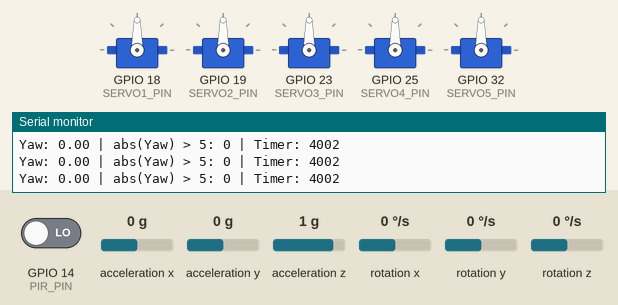
This sketch was run on a simulated ESP32. Parts: 5 × servo, the last lines printed to the serial monitor. Inputs (shaded band) come from the test bench; at power-on: rotation z 0 °/s, GPIO 14 (PIR_PIN) LOW, acceleration x 0 g, acceleration y 0 g, acceleration z 1 g, rotation x 0 °/s, rotation y 0 °/s.

Above: at 5.2 s.
5.3 s: rotation z set to -192 °/s
8.3 s: GPIO 14 (PIR_PIN) driven HIGH
At 8.55 s:
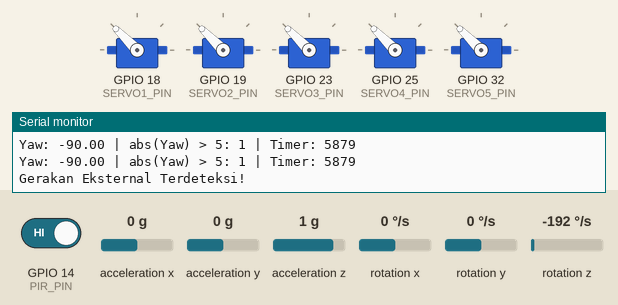
11.3 s: GPIO 14 (PIR_PIN) driven LOW
At 12.3 s:
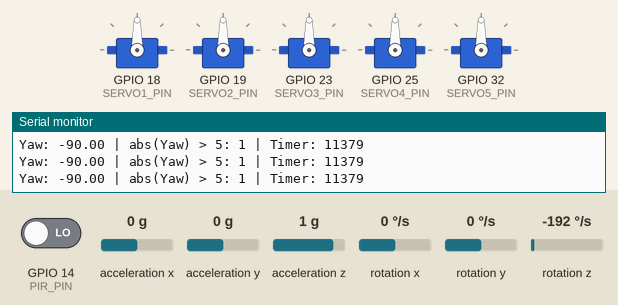
12.8 s: acceleration x set to -1.4 g
At 13.7 s:
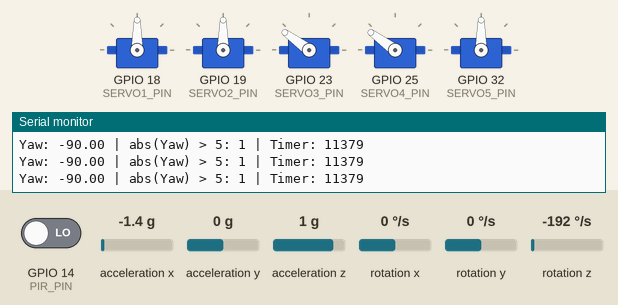
14.3 s: acceleration y set to -1.4 g
At 14.6 s:
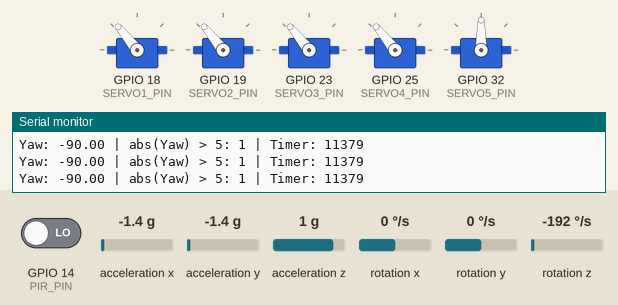
15.8 s: acceleration x set to -0.8 g
At 17.1 s:
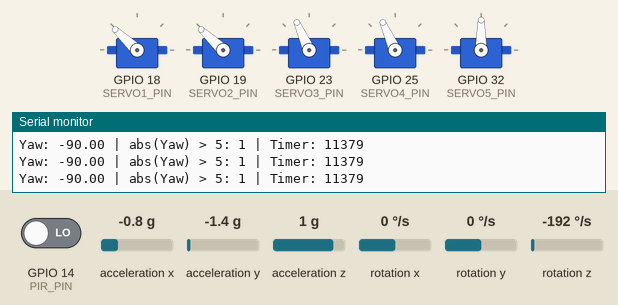
Timing chart, 0 to 18.3 s (numbered marks = the images above; inputs shaded):
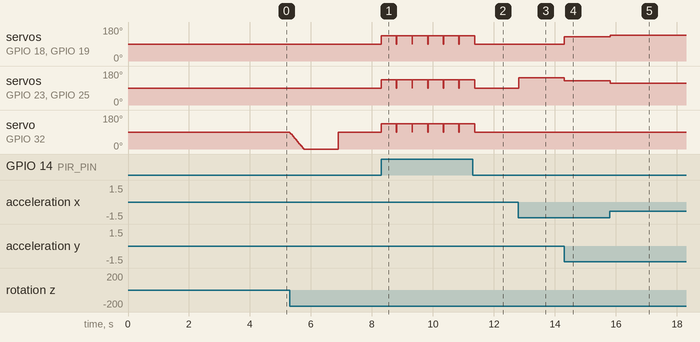

The sketch:

sketch.ino
```cpp
#include <Wire.h>
#include <MPU6050_tockn.h>
#include <ESP32Servo.h>
#include <Arduino.h>

const int MPU_SDA = 21;
const int MPU_SCL = 22;
const int PIR_PIN = 14;

const int SERVO1_PIN = 18;
const int SERVO2_PIN = 19;
const int SERVO3_PIN = 23;
const int SERVO4_PIN = 25;
const int SERVO5_PIN = 32;

MPU6050 mpu6050(Wire);
Servo servo1, servo2, servo3, servo4, servo5;

const int INITIAL_POS = 0;
const int MAX_ANGLE = 90;
const int MIN_ANGLE = -90;

unsigned long yaw_stop_time = 0;
const long YAW_RESET_DELAY = 1000;
const float YAW_CHANGE_THRESHOLD = 0.3;
bool yaw_is_resetting = false;
bool yaw_reset_done = false;
float last_yaw_position = 0;
float previous_yaw = 0;
unsigned long last_movement_time = 0;

void setup() {
  Serial.begin(115200);
  Wire.begin(MPU_SDA, MPU_SCL);

  mpu6050.begin();
  mpu6050.calcGyroOffsets();

  servo1.attach(SERVO1_PIN);
  servo2.attach(SERVO2_PIN);
  servo3.attach(SERVO3_PIN);
  servo4.attach(SERVO4_PIN);
  servo5.attach(SERVO5_PIN);

  servo1.write(INITIAL_POS + 90);
  servo2.write(INITIAL_POS + 90);
  servo3.write(INITIAL_POS + 90);
  servo4.write(INITIAL_POS + 90);
  servo5.write(INITIAL_POS + 90);
  delay(1000);

  pinMode(PIR_PIN, INPUT);
}

void writeServo(Servo& servo, float angle) {

    angle = constrain(angle, MIN_ANGLE, MAX_ANGLE);
    int servo_angle = (int)(angle + 90);
    servo.write(servo_angle);
}

void resetAllServos() {
    writeServo(servo1, INITIAL_POS);
    writeServo(servo2, INITIAL_POS);
    writeServo(servo3, INITIAL_POS);
    writeServo(servo4, INITIAL_POS);
    writeServo(servo5, INITIAL_POS);
}

void loop() {
  mpu6050.update();

  float roll = mpu6050.getAngleX();
  float pitch = mpu6050.getAngleY();
  float yaw = mpu6050.getAngleZ();

  roll = constrain(roll, MIN_ANGLE, MAX_ANGLE);
  pitch = constrain(pitch, MIN_ANGLE, MAX_ANGLE);
  yaw = constrain(yaw, MIN_ANGLE, MAX_ANGLE);
  float yaw_change = abs(yaw - previous_yaw);

  Serial.print("Yaw: "); Serial.print(yaw);
  Serial.print(" | abs(Yaw) > 5: "); Serial.print(abs(yaw) > 5);
  Serial.print(" | Timer: "); Serial.println(yaw_stop_time);

  if (digitalRead(PIR_PIN) == HIGH) {
    Serial.println("Gerakan Eksternal Terdeteksi!");

    int custom_pos = 45;
    writeServo(servo1, custom_pos);
    writeServo(servo2, custom_pos);
    writeServo(servo3, custom_pos);
    writeServo(servo4, custom_pos);
    writeServo(servo5, custom_pos);

    yaw_stop_time = 0;
    yaw_is_resetting = false;
    yaw_reset_done = false;
    last_yaw_position = 0;

    delay(500);
    resetAllServos();
  }

  else {
    float target_roll = -roll;
    writeServo(servo1, target_roll);
    writeServo(servo2, target_roll);

    float target_pitch = pitch;
    writeServo(servo3, target_pitch);
    writeServo(servo4, target_pitch);

    if (yaw_change > YAW_CHANGE_THRESHOLD) {
        writeServo(servo5, yaw);
        last_yaw_position = yaw;
        last_movement_time = millis();
        // Reset semua flag dan timer
        yaw_stop_time = 0;
        yaw_is_resetting = false;
        yaw_reset_done = false;

        Serial.println(">>> YAW: Mengikuti rotasi <<<");
    }
    // Jika yaw berhenti berubah (rotasi berhenti)
    else {
        // Cek apakah baru saja berhenti (dalam 100ms terakhir masih ada gerakan)
        if (last_movement_time > 0 && (millis() - last_movement_time < 100)) {
            // Masih dalam fase transisi berhenti, update servo ke posisi terakhir
            writeServo(servo5, yaw);
            last_yaw_position = yaw;
        }
        else if (!yaw_is_resetting && !yaw_reset_done) {
            // Pertahankan posisi terakhir
            writeServo(servo5, last_yaw_position);

            if (yaw_stop_time == 0) {
                yaw_stop_time = millis();
                Serial.println(">>> YAW: Rotasi berhenti. Timer 1 detik dimulai. <<<");
            }

            if (millis() - yaw_stop_time >= YAW_RESET_DELAY) {
                yaw_is_resetting = true;
                Serial.println("--- YAW: 1 detik selesai. Mulai reset... ---");
            }
        }
        else if (yaw_is_resetting && !yaw_reset_done) {
            writeServo(servo5, INITIAL_POS);
            yaw_reset_done = true;
            yaw_is_resetting = false;
            last_yaw_position = 0;
            Serial.println("*** YAW: Kembali ke posisi awal ***");
        }
        else if (yaw_reset_done) {
            writeServo(servo5, INITIAL_POS);
        }
    }
  }

  // Update previous_yaw untuk loop berikutnya
  previous_yaw = yaw;

  delay(10);
}
```

Measured:
- after the input at 8.3 s, servo on GPIO 18 (SERVO1_PIN), servo on GPIO 19 (SERVO2_PIN), servo on GPIO 23 (SERVO3_PIN), servo on GPIO 25 (SERVO4_PIN), servo on GPIO 32 (SERVO5_PIN): alternates 135° for 0.50 s and 90° for 0.01 s, starting at once
- after the input at 11.3 s, servo on GPIO 18 (SERVO1_PIN), servo on GPIO 19 (SERVO2_PIN), servo on GPIO 23 (SERVO3_PIN), servo on GPIO 25 (SERVO4_PIN), servo on GPIO 32 (SERVO5_PIN): goes on until 11.4 s, then stays 90°
- after the input at 12.8 s, servo on GPIO 23 (SERVO3_PIN), servo on GPIO 25 (SERVO4_PIN): 90° → 144° at once
- after the input at 14.3 s, servo on GPIO 18 (SERVO1_PIN), servo on GPIO 19 (SERVO2_PIN): 90° → 129° at once; servo on GPIO 23 (SERVO3_PIN), servo on GPIO 25 (SERVO4_PIN): 144° → 129° at once
- after the input at 15.8 s, servo on GPIO 18 (SERVO1_PIN), servo on GPIO 19 (SERVO2_PIN): 129° → 137° at once; servo on GPIO 23 (SERVO3_PIN), servo on GPIO 25 (SERVO4_PIN): 129° → 114° at once
